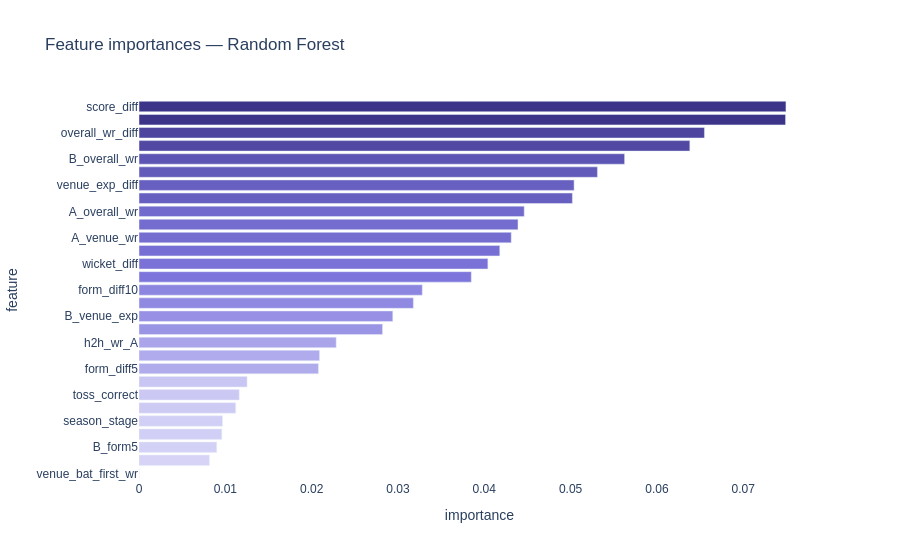

The notebook cell saved with this chart:
### Code cell
# ── Plotly feature importance ─────────────────────────────────────────
if hasattr(tuned_model, "feature_importances_"):
    fi = pd.Series(
        tuned_model.feature_importances_,
        index=FEATURE_COLS
    ).sort_values(ascending=True)

    fig_fi = px.bar(
        fi.reset_index(),
        x=0, y="index",
        orientation="h",
        color=0,
        color_continuous_scale=["#EEEDFE", "#7F77DD", "#3C3489"],
        title=f"Feature importances — {best_name}",
        labels={"0": "importance", "index": "feature"},
        height=560,
    )
    fig_fi.update_layout(
        plot_bgcolor="white", paper_bgcolor="white",
        font_family="Arial", coloraxis_showscale=False,
    )
    fig_fi.show()

# ── SHAP beeswarm ─────────────────────────────────────────────────────
print("Computing SHAP values...")
explainer   = shap.TreeExplainer(tuned_model)
shap_values = explainer.shap_values(X_test)

sv = shap_values[1] if isinstance(shap_values, list) else shap_values

plt.figure(figsize=(10, 8))
shap.summary_plot(sv, X_test, feature_names=FEATURE_COLS, show=False, plot_size=None)
plt.title(f"SHAP beeswarm — {best_name}\n(what actually drives IPL match outcomes?)",
          fontsize=12, pad=25)
plt.tight_layout()
plt.savefig(str(MODELS / "shap_win_beeswarm.png"), dpi=140, bbox_inches="tight")
plt.show()

# ── SHAP waterfall for one match ──────────────────────────────────────
# Pick a match the model was most confident about
# ── SHAP waterfall for one match ──────────────────────────────────────
confident_idx = np.abs(y_pred_prob - 0.5).argmax()
# We slice [confident_idx, 1] to get ONLY the 24 features for the Winning Class
explanation = shap.Explanation(
    values=sv[confident_idx, 1] if sv.ndim == 3 else sv[confident_idx], 
    base_values=(explainer.expected_value[1] if isinstance(explainer.expected_value, (list, np.ndarray)) 
                 else explainer.expected_value),
    data=X_test.iloc[confident_idx].values,
    feature_names=FEATURE_COLS,
)

plt.figure(figsize=(9, 5))
shap.waterfall_plot(explanation, show=False)

pred_team = test_df.iloc[confident_idx]["A_form5"] if y_pred_prob[confident_idx] > 0.5 \
            else test_df.iloc[confident_idx]["B_form5"]

plt.title(f"Why the model predicted {pred_team} would win", fontsize=12)
plt.tight_layout()
plt.show()

print("\nSHAP insight:")
top_feature = fi.idxmax()
print(f"  Most predictive feature: {top_feature}")
print(f"  This confirms that {top_feature.replace('_',' ')} is the strongest")
print(f"  signal for predicting IPL match outcomes — aligns with cricket intuition.")

### Figure 1 — Plotly figure (JSON) as saved in the notebook; plotly's stock layout.template omitted (floating-point values rounded to 4 significant figures)
{"data": [{"hovertemplate": "importance=%{marker.color}<br>feature=%{y}<extra></extra>", "legendgroup": "", "marker": {"color": [0.0, 0.008155, 0.009, 0.009587, 0.009669, 0.0112, 0.01161, 0.01252, 0.02079, 0.02091, 0.02284, 0.02821, 0.0294, 0.03179, 0.03282, 0.03849, 0.04042, 0.0418, 0.04312, 0.0439, 0.04463, 0.05021, 0.0504, 0.05311, 0.05626, 0.06381, 0.0655, 0.0749, 0.07495], "coloraxis": "coloraxis", "pattern": {"shape": ""}}, "name": "", "orientation": "h", "showlegend": false, "textposition": "auto", "type": "bar", "x": [0.0, 0.008155, 0.009, 0.009587, 0.009669, 0.0112, 0.01161, 0.01252, 0.02079, 0.02091, 0.02284, 0.02821, 0.0294, 0.03179, 0.03282, 0.03849, 0.04042, 0.0418, 0.04312, 0.0439, 0.04463, 0.05021, 0.0504, 0.05311, 0.05626, 0.06381, 0.0655, 0.0749, 0.07495], "xaxis": "x", "y": ["venue_bat_first_wr", "B_consistency", "B_form5", "A_consistency", "season_stage", "toss_decision_bat", "toss_correct", "A_form5", "form_diff5", "B_form10", "h2h_wr_A", "B_venue_wr", "B_venue_exp", "A_form10", "form_diff10", "venue_wr_diff", "wicket_diff", "A_avg_wickets", "A_venue_wr", "h2h_n", "A_overall_wr", "A_venue_exp", "venue_exp_diff", "B_avg_score", "B_overall_wr", "B_avg_wickets", "overall_wr_diff", "A_avg_score", "score_diff"], "yaxis": "y"}], "layout": {"barmode": "relative", "coloraxis": {"colorbar": {"title": {"text": "importance"}}, "colorscale": [[0, "#EEEDFE"], [0.5, "#7F77DD"], [1, "#3C3489"]], "showscale": false}, "font": {"family": "Arial"}, "height": 560, "legend": {"tracegroupgap": 0}, "paper_bgcolor": "white", "plot_bgcolor": "white", "title": {"text": "Feature importances — Random Forest"}, "xaxis": {"anchor": "y", "domain": [0, 1], "title": {"text": "importance"}}, "yaxis": {"anchor": "x", "domain": [0, 1], "title": {"text": "feature"}}}}
